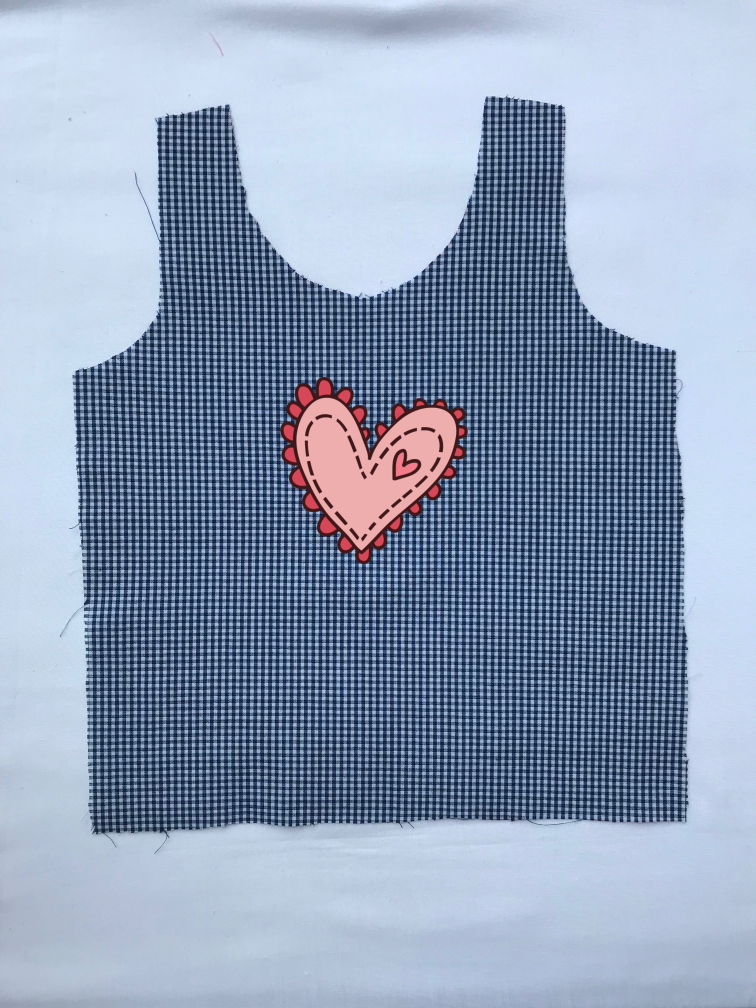
#> input picture Assets/BR_Module/Input/ref/girlb2_tex_girlheart.JPG, 3024 x 4032 px (shown at 1/4 size); its folder holds only this picture in this run
$ python BR_Module.py
#> lines starting #> are read from the running program, lines starting #| are printed output that depends on the picture; after the words box and inside, x2 and y2 are one past the last pixel; in counts of white or black regions, pixels touching at a corner belong together
import numpy as np
import cv2 as cv
import os
import matplotlib.pyplot as plt
from PIL import Image,ImageFilter
from os import path


class BRModule():

    rect = (0,0,1,1)
    resizeMark = 1800
    resizerVal = .3

    def removeOuterBackground(self,folder,saveFolder,type):

#> called with folder = 'Assets/BR_Module/Input/ref', type = 'ref'
        for filename in os.listdir(folder):

            editedFileName = folder +'/'+ filename
            img = cv.imread(cv.samples.findFile(editedFileName))
#> img is the input picture: shape (4032, 3024, 3); mean B, G, R 184.2, 159.1, 143.2

            width = img.shape[1]
#> width = 3024

            if width > self.resizeMark :
                self.resizerVal = self.resizeMark/width
#> self.resizerVal = 0.595

                img = cv.resize(img,None,fx=self.resizerVal,fy=self.resizerVal)
#> img: shape (2400, 1800, 3)

            # create copy of image
            img = img.copy()
            self.img = img
            self.img_copy = self.img.copy()

            # allocate array for output
            self.output = np.zeros(self.img.shape, np.uint8)

            # get optimal threshold value using OTSU method
            self.getOptimalThresholdVal(self.img_copy)

            # generating mask for grabcut
            self.generateFabricMask(self.img_copy,filename,type)

            try:
                bgdmodel = np.zeros((1, 65), np.float64)
                fgdmodel = np.zeros((1, 65), np.float64)

                cv.grabCut(self.img_copy, self.mask, self.rect, bgdmodel, fgdmodel, 1, cv.GC_INIT_WITH_MASK)

            except:
                import traceback
                traceback.print_exc()

            mask2 = np.where((self.mask==2)|(self.mask==0),0,1).astype('uint8')
            self.output = self.img_copy*mask2[:,:,np.newaxis]

            outputName = saveFolder+'/'+filename
            cv.imwrite(outputName,self.output)


    # [36 lines left out: function generateRegistratedImage, not called in this run]


    def getOptimalThresholdVal(self,image):

        image = cv.GaussianBlur(image, (5, 5), 0)

        bins_num = 256

        hist, bin_edges = np.histogram(image, bins=bins_num)
#> hist = 256 values, max 218813 at index 202, min 0 at index 42, mean 50625; bin_edges = 257 values from 5 to 255
        hist = np.divide(hist.ravel(), hist.max())
#> hist = 256 values, max 1 at index 202, min 0 at index 42, mean 0.231

        bin_mids = (bin_edges[:-1] + bin_edges[1:]) / 2.
#> bin_mids = 256 values from 5.49 to 254.5

        weight1 = np.cumsum(hist)
#> weight1 = 256 values from 1.37e-05 to 59.23
        weight2 = np.cumsum(hist[::-1])[::-1]
#> weight2 = 256 values, max 59.23 at index 0, min 0.00037 at index 255, mean 37.33

        mean1 = np.cumsum(hist * bin_mids) / weight1
#> mean1 = 256 values from 5.49 to 162.1
        mean2 = (np.cumsum((hist * bin_mids)[::-1]) / weight2[::-1])[::-1]
#> mean2 = 256 values from 162.1 to 254.5

        inter_class_variance = weight1[:-1] * weight2[1:] * (mean1[:-1] - mean2[1:]) ** 2
#> inter_class_variance = 255 values, max 12323010.5 at index 139, min 19.91 at index 0, mean 7414245.4

        index_of_max_val = np.argmax(inter_class_variance)
#> index_of_max_val = 139

        threshold = bin_mids[:-1][index_of_max_val]
#> threshold = 141.2

        self.minThresholdVal = threshold
#> self.minThresholdVal = 141.2
        self.maxThresholdVal = threshold*2
#> self.maxThresholdVal = 282.5


    def generateFabricMask(self,image,name,type):

#> called with name = 'girlb2_tex_girlheart.JPG', type = 'ref'
        img = cv.cvtColor(image, cv.COLOR_BGR2GRAY)
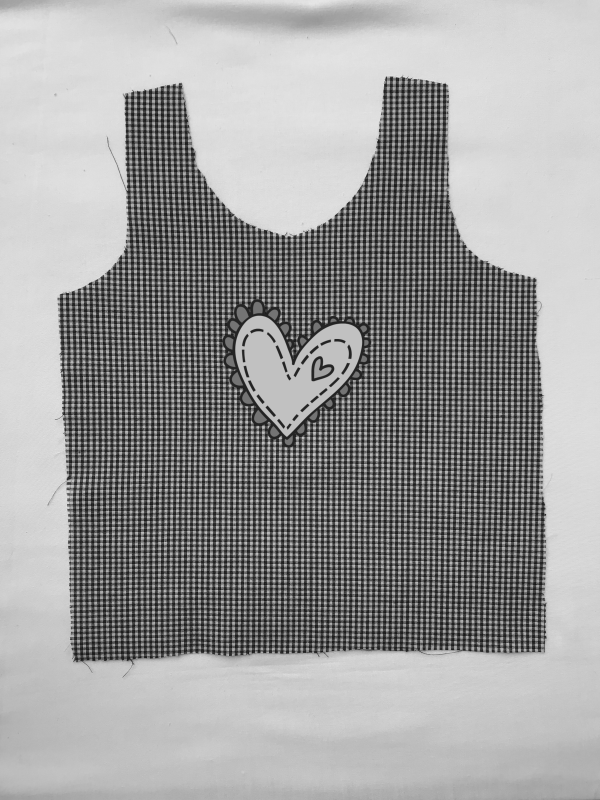
#> img: shape (2400, 1800) (shown at 1/3 size); min 6, max 246, mean 157.1
        _,mask = cv.threshold(img,self.minThresholdVal,self.maxThresholdVal,cv.THRESH_BINARY_INV+cv.THRESH_OTSU)
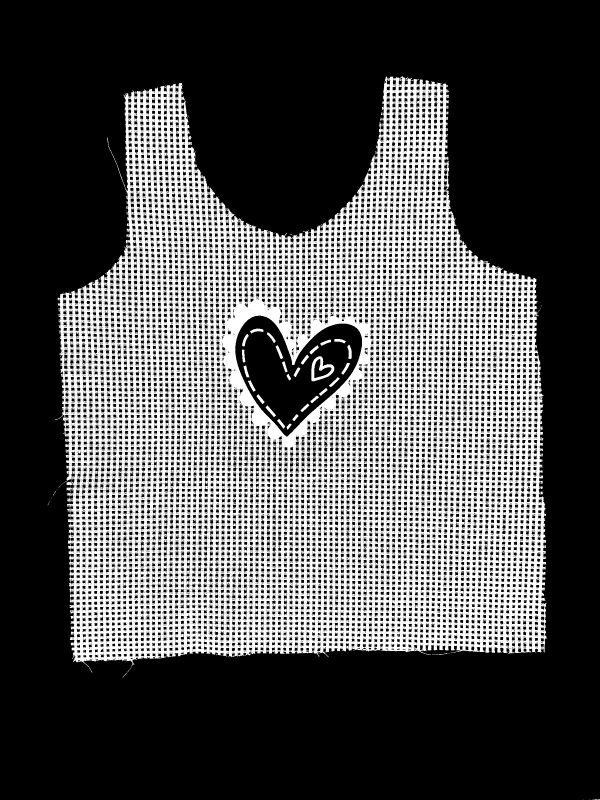
#> mask: shape (2400, 1800) (shown at 1/3 size); 31.5% white; 236 white regions (206 under 20 px), largest, box (x1, y1, x2, y2) and area: (173, 228, 1640, 2033) 1351933, (934, 1069, 1003, 1144) 1961, (1042, 1034, 1055, 1077) 364

        kernal = np.ones((5,5), np.uint8)
        mg = cv.morphologyEx(mask, cv.MORPH_GRADIENT, kernal)
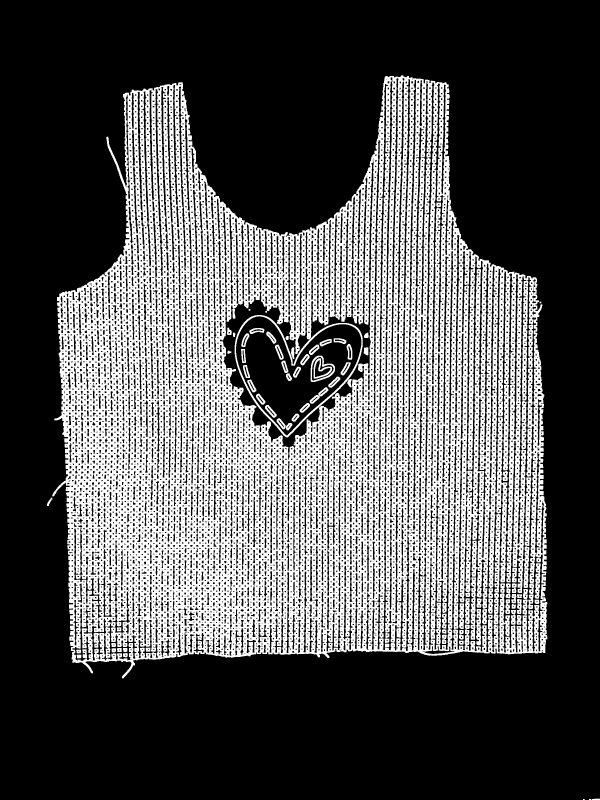
#> mg: shape (2400, 1800) (shown at 1/3 size); 31.9% white; 125 white regions (2 under 20 px), largest, box (x1, y1, x2, y2) and area: (157, 226, 1642, 2035) 1318976, (1566, 843, 1585, 1201) 4144, (1574, 1432, 1594, 1638) 2491
        mg = cv.medianBlur(mg,5)
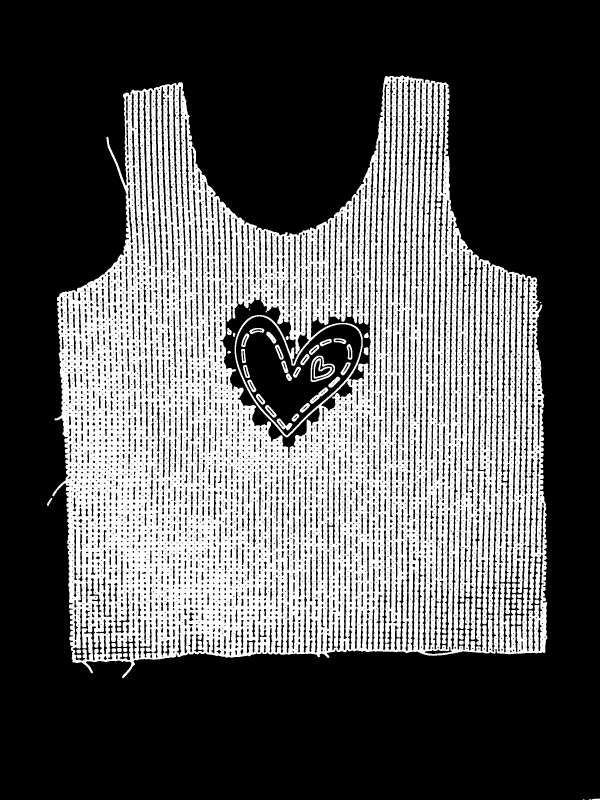
#> mg: shape (2400, 1800) (shown at 1/3 size); 34.3% white; 59 white regions (3 under 20 px), largest, box (x1, y1, x2, y2) and area: (157, 226, 1642, 2035) 1457244, (1428, 1827, 1444, 1936) 1303, (1604, 1690, 1622, 1796) 1275

        gaussian = cv.GaussianBlur(mg,(3,3),cv.BORDER_DEFAULT)
        edges = cv.Canny(gaussian,self.minThresholdVal,self.maxThresholdVal)
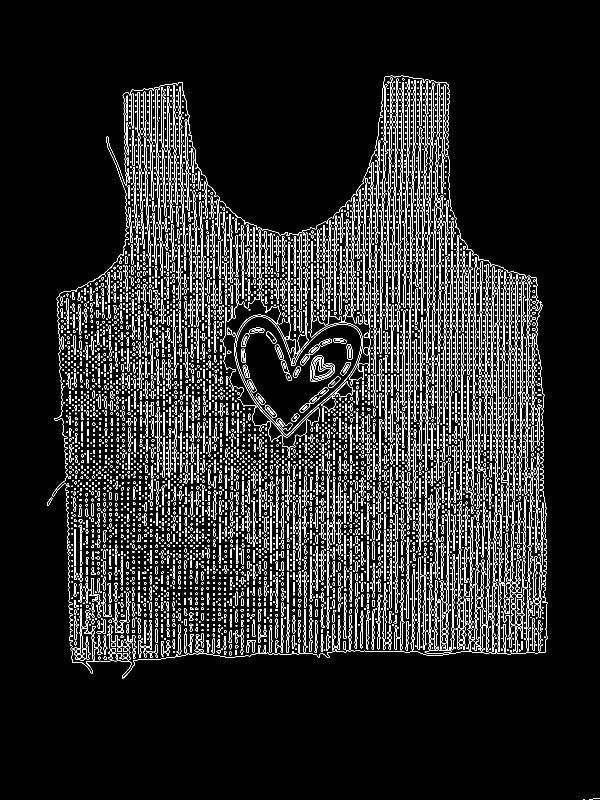
#> edges: shape (2400, 1800) (shown at 1/3 size); 6% white in thin lines or dots, all inside (x1, y1, x2, y2) = (141, 226, 1800, 2400)

        contours, hierarchy = cv.findContours(edges,cv.RETR_TREE,cv.CHAIN_APPROX_NONE)
#> contours = 12179 contours, 8003 with area under 20; largest, box (x1, y1, x2, y2) and area: (157, 226, 1642, 2035) 1992326, (157, 226, 1642, 2035) 1990992, (707, 948, 1084, 1306) 77680, (707, 948, 1084, 1306) 77330, (660, 835, 959, 1374) 25621

        #first sort the array by area
        sorteddata = sorted(contours, key = cv.contourArea, reverse=True)
#> sorteddata has the same summary as contours

        image_binary = np.zeros(image.shape[:2],np.uint8)

        for n in range(0,len(sorteddata)):

            if n == 0:
                cv.drawContours(image_binary, [sorteddata[n]],
                     -1, (255, 255, 255), -1)
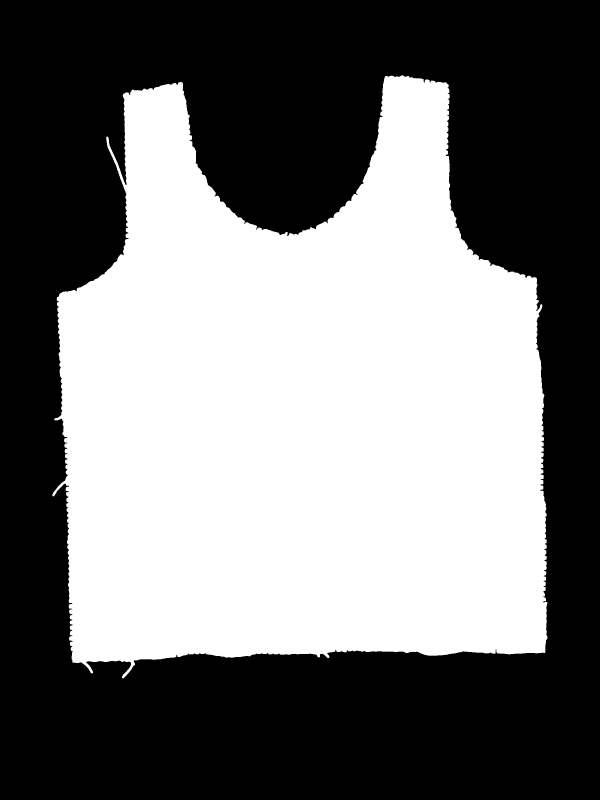
#> image_binary: shape (2400, 1800) (shown at 1/3 size); 46.2% white; 1 white region, box (x1, y1, x2, y2) and area: (157, 226, 1642, 2035) 1996313

        self.mask = np.zeros(image.shape[:2],np.uint8)
        newmask = image_binary

        self.mask[newmask == 0] = 0
        self.mask[newmask == 255] = 1

        nameWithMask = ""

        if type == "ref":
            nameWithMask = "Assets/BR_Module/Output/fabric_masks_ref/"+name

        if type == "test":
            nameWithMask = "Assets/BR_Module/Output/fabric_masks_test/"+name

        cv.imwrite(nameWithMask, newmask)


    # [145 lines left out: functions generateUniformArtWorkMask, generateUniformFabricEdge, isolateFabArtwork, registratedMachingFiles, not called in this run]


    def deleteGeneratedFiles(self,folder):

        for filename in os.listdir(folder):

            editedFileName = folder +'/'+ filename
            os.remove(editedFileName)


    # [101 lines left out: functions generateteTexturedArtworkDarft, sharpTexturedArtworkDraft, generateteTexturedArtworkMask, not called in this run]


    def run(self):

        print('Start Background Removal Module Execution...')

        # --input folders--

        #Include both of textured and uniform reference fabric images with background
        referenceImages = 'Assets/BR_Module/Input/ref'
        #Include both of textured and uniform test fabric images with background
        testImages = 'Assets/BR_Module/Input/test'
        #Include textured fabric sample images
        texSamples = 'Assets/BR_Module/Input/tex_samples'

        # --output folders--

        #To store outer background removed fabric images(Reference/Test)
        outerRemReferenceImages = 'Assets/BR_Module/Output/outer_removed_ref'
        outerRemTestImages = 'Assets/BR_Module/Output/outer_removed_test'

        #To store registrated test images(Test)
        registratedTestImages = 'Assets/BR_Module/Output/registrated_test'

        #To store uniform artwork edge images(Reference/Test)
        edgeReferenceImages = 'Assets/BR_Module/Output/edge_ref'
        edgeTestImages = 'Assets/BR_Module/Output/edge_test'

        #To store textured artwork drafts(Reference/Test)
        artworksDraftsRef = 'Assets/BR_Module/Output/artworks_drafts_ref'
        artworksDraftsTest = 'Assets/BR_Module/Output/artworks_drafts_test'

        #To store fabric artworks masks(Reference/Test)
        artworkMasksReferenceImages = 'Assets/BR_Module/Output/artwork_masks_ref'
        artworkMasksTestImages = 'Assets/BR_Module/Output/artwork_masks_test'

        #To store final output,include fabric artworks(Reference/Test)
        artworksReferenceImages = 'Assets/BR_Module/Output/artworks_ref'
        artworksTestImages = 'Assets/BR_Module/Output/artworks_test'

        #To store final output,include fabric artworks(Reference/Test)
        fabricMasksRef = 'Assets/BR_Module/Output/fabric_masks_ref'
        fabricMasksTest = 'Assets/BR_Module/Output/fabric_masks_test'

        #creating output folders if not exists
        print("Creating directories for output images..")
        try:
            if not path.exists(outerRemReferenceImages):
                os.makedirs(outerRemReferenceImages)

            if not path.exists(outerRemTestImages):
                os.makedirs(outerRemTestImages)

            if not path.exists(registratedTestImages):
                os.makedirs(registratedTestImages)

            if not path.exists(edgeReferenceImages):
                os.makedirs(edgeReferenceImages)

            if not path.exists(edgeTestImages):
                os.makedirs(edgeTestImages)

            if not path.exists(artworksDraftsRef):
                os.makedirs(artworksDraftsRef)

            if not path.exists(artworksDraftsTest):
                os.makedirs(artworksDraftsTest)

            if not path.exists(artworkMasksReferenceImages):
                os.makedirs(artworkMasksReferenceImages)

            if not path.exists(artworkMasksTestImages):
                os.makedirs(artworkMasksTestImages)

            if not path.exists(artworksReferenceImages):
                os.makedirs(artworksReferenceImages)

            if not path.exists(artworksTestImages):
                os.makedirs(artworksTestImages)

            if not path.exists(fabricMasksRef):
                os.makedirs(fabricMasksRef)

            if not path.exists(fabricMasksTest):
                os.makedirs(fabricMasksTest)

        except:
            import traceback
            traceback.print_exc()

        print("Deleting created output images...")
        self.deleteGeneratedFiles(outerRemReferenceImages)
        self.deleteGeneratedFiles(outerRemTestImages)
        self.deleteGeneratedFiles(registratedTestImages)
        self.deleteGeneratedFiles(edgeReferenceImages)
        self.deleteGeneratedFiles(edgeTestImages)
        self.deleteGeneratedFiles(artworksDraftsRef)
        self.deleteGeneratedFiles(artworksDraftsTest)
        self.deleteGeneratedFiles(artworkMasksReferenceImages)
        self.deleteGeneratedFiles(artworkMasksTestImages)
        self.deleteGeneratedFiles(artworksReferenceImages)
        self.deleteGeneratedFiles(artworksTestImages)
        self.deleteGeneratedFiles(fabricMasksRef)
        self.deleteGeneratedFiles(fabricMasksTest)

        print("Removing outer backgrounds...")
        self.removeOuterBackground(referenceImages,outerRemReferenceImages,"ref")
#> in removeOuterBackground, `self.output = self.img_copy*mask2[:,:,np.newaxis]`:
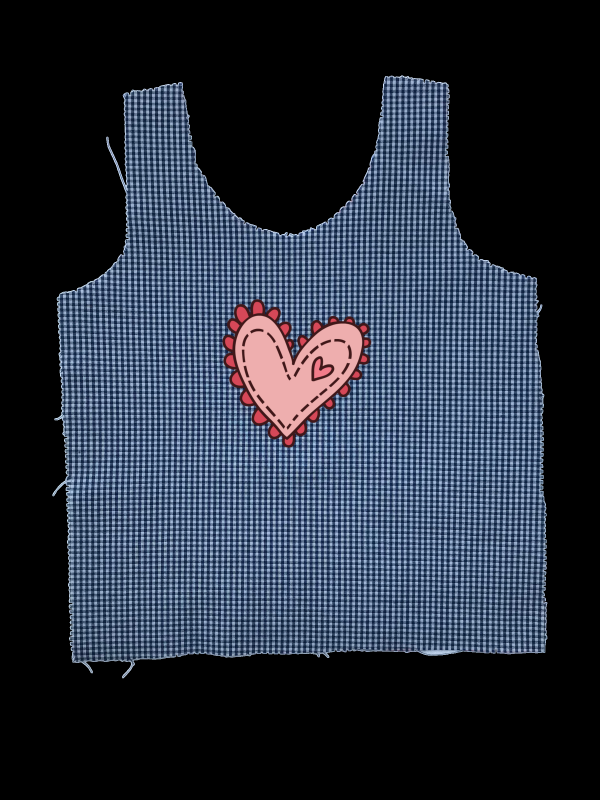
#> self.output: shape (2400, 1800, 3) (shown at 1/3 size); mean B, G, R 59.6, 46.3, 39
        self.removeOuterBackground(testImages,outerRemTestImages,"test")

        print("Image Registrating...")
        self.registratedMachingFiles(outerRemReferenceImages,outerRemTestImages,registratedTestImages)

        print("Creating uniform fabric edges...")
        self.generateUniformFabricEdge(outerRemReferenceImages,edgeReferenceImages)
        self.generateUniformFabricEdge(registratedTestImages,edgeTestImages)

        print("Creating textured artwork Drafts...")
        self.generateteTexturedArtworkDarft(texSamples,outerRemReferenceImages,artworksDraftsRef)
        self.generateteTexturedArtworkDarft(texSamples,registratedTestImages,artworksDraftsTest)

        print("Sharping textured artwork Darfts...")
        self.sharpTexturedArtworkDraft(artworksDraftsRef)
        self.sharpTexturedArtworkDraft(artworksDraftsTest)

        print("Isolating fabric artworks...")
        self.isolateFabArtwork(outerRemReferenceImages,'ref',artworksReferenceImages)
        self.isolateFabArtwork(registratedTestImages,'test',artworksTestImages)

        print('End Background Removal Module Execution...')


#> (the run stopped early here; a loop or call above may not have finished)
